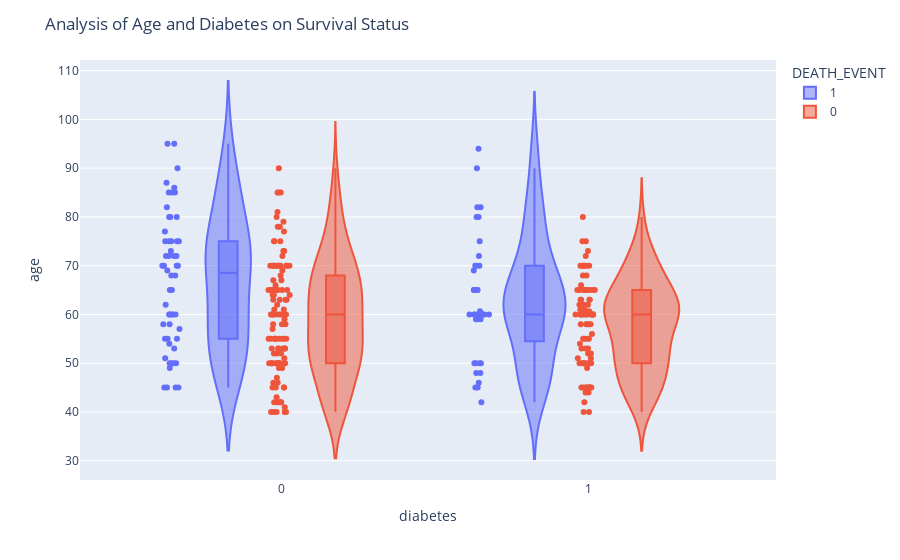

The code cell stored with this chart in its notebook:
### Markdown cell above
### Report on Age and smoking survival Status
- The Survival is high for not smoking person 55 to 65, while for smoking person it is between 50 to 60
- Death event for smoking person is higher than not smoking person

### Code cell
fig = px.violin(heart_data, y='age', x='diabetes', points='all', color ='DEATH_EVENT', box=True, hover_data=heart_data.columns)
fig.update_layout(
title_text = 'Analysis of Age and Diabetes on Survival Status')
fig.show()

### Figure 1 — Plotly figure (JSON) as saved in the notebook; plotly's stock layout.template omitted (floating-point values rounded to 4 significant figures; data arrays with more than 128 entries replaced by an {"elided": "..."} marker saying what was removed)
{"data": [{"alignmentgroup": "True", "box": {"visible": true}, "customdata": {"elided": "96x13 float values"}, "hovertemplate": "DEATH_EVENT=%{customdata[12]}<br>diabetes=%{customdata[3]}<br>age=%{customdata[0]}<br>anaemia=%{customdata[1]}<br>creatinine_phosphokinase=%{customdata[2]}<br>ejection_fraction=%{customdata[4]}<br>high_blood_pressure=%{customdata[5]}<br>platelets=%{customdata[6]}<br>serum_creatinine=%{customdata[7]}<br>serum_sodium=%{customdata[8]}<br>sex=%{customdata[9]}<br>smoking=%{customdata[10]}<br>time=%{customdata[11]}<extra></extra>", "legendgroup": "1", "marker": {"color": "#636efa"}, "name": "1", "offsetgroup": "1", "orientation": "v", "points": "all", "scalegroup": "True", "showlegend": true, "type": "violin", "x": [0, 0, 0, 0, 1, 0, 0, 1, 0, 0, 0, 0, 0, 0, 0, 0, 0, 0, 1, 1, 0, 1, 1, 0, 1, 0, 1, 1, 0, 1, 1, 1, 1, 1, 1, 0, 1, 1, 1, 1, 0, 1, 0, 0, 0, 0, 1, 1, 1, 0, 0, 1, 1, 0, 0, 0, 1, 0, 0, 1, 0, 0, 0, 1, 1, 0, 0, 0, 0, 0, 0, 1, 0, 0, 0, 0, 1, 1, 1, 1, 1, 1, 0, 0, 1, 0, 1, 0, 0, 1, 0, 0, 0, 0, 1, 0], "x0": " ", "xaxis": "x", "y": [75, 55, 65, 50, 65, 90, 75, 60, 65, 80, 75, 62, 45, 50, 82, 87, 45, 70, 48, 65, 68, 75, 80, 95, 70, 58, 82, 94, 85, 50, 65, 69, 90, 82, 60, 70, 50, 70, 60, 50, 51, 60, 80, 57, 68, 53, 60, 70, 60, 95, 49, 72, 45, 50, 45, 60, 42, 72, 70, 65, 85, 69, 60, 60, 59, 60, 72, 85, 70, 86, 60, 46, 80, 72, 75, 72, 50, 45, 80, 59, 59, 65, 75, 58, 60.67, 50, 60, 45, 77, 48, 54, 73, 60, 55, 65, 55], "y0": " ", "yaxis": "y"}, {"alignmentgroup": "True", "box": {"visible": true}, "customdata": {"elided": "203x13 float values"}, "hovertemplate": "DEATH_EVENT=%{customdata[12]}<br>diabetes=%{customdata[3]}<br>age=%{customdata[0]}<br>anaemia=%{customdata[1]}<br>creatinine_phosphokinase=%{customdata[2]}<br>ejection_fraction=%{customdata[4]}<br>high_blood_pressure=%{customdata[5]}<br>platelets=%{customdata[6]}<br>serum_creatinine=%{customdata[7]}<br>serum_sodium=%{customdata[8]}<br>sex=%{customdata[9]}<br>smoking=%{customdata[10]}<br>time=%{customdata[11]}<extra></extra>", "legendgroup": "0", "marker": {"color": "#EF553B"}, "name": "0", "offsetgroup": "0", "orientation": "v", "points": "all", "scalegroup": "True", "showlegend": true, "type": "violin", "x": {"elided": "203 int values"}, "x0": " ", "xaxis": "x", "y": {"elided": "203 float values"}, "y0": " ", "yaxis": "y"}], "layout": {"legend": {"title": {"text": "DEATH_EVENT"}, "tracegroupgap": 0}, "margin": {"t": 60}, "title": {"text": "Analysis of Age and Diabetes on Survival Status"}, "violinmode": "group", "xaxis": {"anchor": "y", "domain": [0, 1], "title": {"text": "diabetes"}}, "yaxis": {"anchor": "x", "domain": [0, 1], "title": {"text": "age"}}}}
